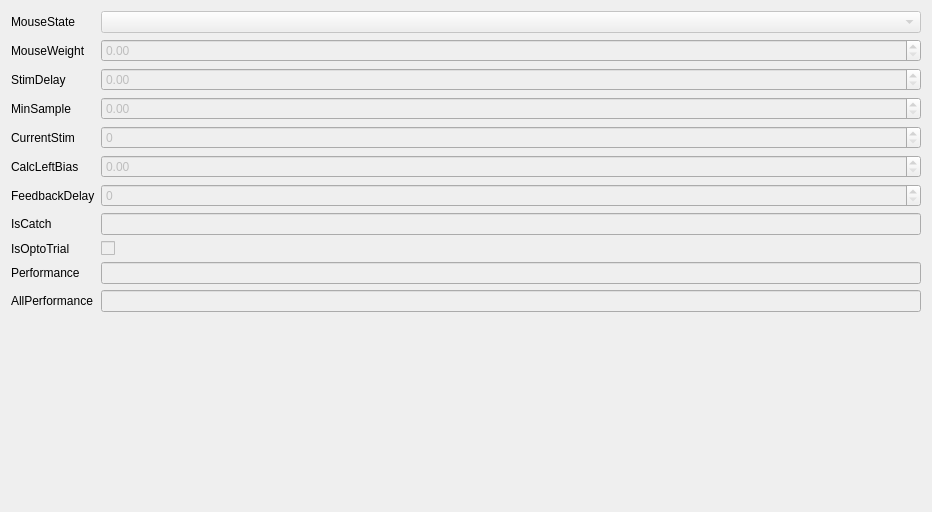
             <widget class="QWidget" name="currentTrialScrollAreaWidgetContents">
              <property name="geometry">
               <rect>
                <x>0</x>
                <y>0</y>
                <width>932</width>
                <height>512</height>
               </rect>
              </property>
              <layout class="QGridLayout" name="gridLayout_29">
               <item row="0" column="0">
                <layout class="QFormLayout" name="currentTrialFormLayout">
                 <item row="0" column="0">
                  <widget class="QLabel" name="mouseStateLabel">
                   <property name="text">
                    <string>MouseState</string>
                   </property>
                  </widget>
                 </item>
                 <item row="0" column="1">
                  <widget class="QComboBox" name="mouseStateComboBox">
                   <property name="enabled">
                    <bool>false</bool>
                   </property>
                  </widget>
                 </item>
                 <item row="1" column="0">
                  <widget class="QLabel" name="mouseWeightLabel">
                   <property name="text">
                    <string>MouseWeight</string>
                   </property>
                  </widget>
                 </item>
                 <item row="1" column="1">
                  <widget class="QDoubleSpinBox" name="mouseWeightDoubleSpinBox">
                   <property name="enabled">
                    <bool>false</bool>
                   </property>
                  </widget>
                 </item>
                 <item row="2" column="0">
                  <widget class="QLabel" name="stimDelayLabel">
                   <property name="text">
                    <string>StimDelay</string>
                   </property>
                  </widget>
                 </item>
                 <item row="2" column="1">
                  <widget class="QDoubleSpinBox" name="stimDelayDoubleSpinBox">
                   <property name="enabled">
                    <bool>false</bool>
                   </property>
                  </widget>
                 </item>
                 <item row="3" column="0">
                  <widget class="QLabel" name="minSampleLabel">
                   <property name="text">
                    <string>MinSample</string>
                   </property>
                  </widget>
                 </item>
                 <item row="3" column="1">
                  <widget class="QDoubleSpinBox" name="minSampleDoubleSpinBox">
                   <property name="enabled">
                    <bool>false</bool>
                   </property>
                  </widget>
                 </item>
                 <item row="4" column="0">
                  <widget class="QLabel" name="currentStimLabel">
                   <property name="text">
                    <string>CurrentStim</string>
                   </property>
                  </widget>
                 </item>
                 <item row="4" column="1">
                  <widget class="QSpinBox" name="currentStimSpinBox">
                   <property name="enabled">
                    <bool>false</bool>
                   </property>
                  </widget>
                 </item>
                 <item row="5" column="0">
                  <widget class="QLabel" name="calcLeftBiasLabel">
                   <property name="text">
                    <string>CalcLeftBias</string>
                   </property>
                  </widget>
                 </item>
                 <item row="5" column="1">
                  <widget class="QDoubleSpinBox" name="calcLeftBiasDoubleSpinBox">
                   <property name="enabled">
                    <bool>false</bool>
                   </property>
                  </widget>
                 </item>
                 <item row="6" column="0">
                  <widget class="QLabel" name="feedbackDelayLabel">
                   <property name="text">
                    <string>FeedbackDelay</string>
                   </property>
                  </widget>
                 </item>
                 <item row="6" column="1">
                  <widget class="QSpinBox" name="feedbackDelaySpinBox">
                   <property name="enabled">
                    <bool>false</bool>
                   </property>
                  </widget>
                 </item>
                 <item row="7" column="0">
                  <widget class="QLabel" name="isCatchLabel">
                   <property name="text">
                    <string>IsCatch</string>
                   </property>
                  </widget>
                 </item>
                 <item row="7" column="1">
                  <widget class="QLineEdit" name="isCatchLineEdit">
                   <property name="enabled">
                    <bool>false</bool>
                   </property>
                  </widget>
                 </item>
                 <item row="8" column="0">
                  <widget class="QLabel" name="isOptoTrialLabel">
                   <property name="text">
                    <string>IsOptoTrial</string>
                   </property>
                  </widget>
                 </item>
                 <item row="8" column="1">
                  <widget class="QCheckBox" name="isOptoTrialCheckBox">
                   <property name="enabled">
                    <bool>false</bool>
                   </property>
                  </widget>
                 </item>
                 <item row="9" column="0">
                  <widget class="QLabel" name="performanceLabel">
                   <property name="text">
                    <string>Performance</string>
                   </property>
                  </widget>
                 </item>
                 <item row="9" column="1">
                  <widget class="QLineEdit" name="performanceLineEdit">
                   <property name="enabled">
                    <bool>false</bool>
                   </property>
                  </widget>
                 </item>
                 <item row="10" column="0">
                  <widget class="QLabel" name="allPerformanceLabel">
                   <property name="text">
                    <string>AllPerformance</string>
                   </property>
                  </widget>
                 </item>
                 <item row="10" column="1">
                  <widget class="QLineEdit" name="allPerformanceLineEdit">
                   <property name="enabled">
                    <bool>false</bool>
                   </property>
                  </widget>
                 </item>
                </layout>
               </item>
              </layout>
             </widget>
